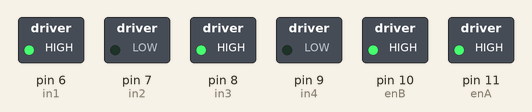
Simulated run of this sketch. Board: Arduino Uno, built with avr-gcc and run on an emulated ATmega328P. Parts: switched loads named in the sketch (green lamp = pin HIGH).

Above: at 0.1 s.
Timing chart, 0 to 1.6 s (numbered marks = the images above):
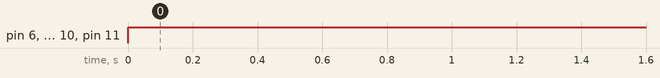

Measured:
- by itself, pin 6 (in1), pin 8 (in3), pin 10 (enB), pin 11 (enA): LOW → HIGH at 0.00 s

The sketch:

motordriver.ino
```cpp
const int enA = 11;
const int in1 = 6;
const int in2 = 7;
const int in3= 8;
const int in4 = 9;
const int enB = 10;

void setup() {
  pinMode(enA, OUTPUT);
  pinMode(enB, OUTPUT);
  pinMode(in1, OUTPUT);
  pinMode(in2, OUTPUT);
  pinMode(in3, OUTPUT);
  pinMode(in4, OUTPUT);
}

void loop() {
  digitalWrite(enA, HIGH);
  digitalWrite(enB, HIGH);
  digitalWrite(in1, HIGH);
  digitalWrite(in2, LOW);
  digitalWrite(in3, HIGH);
  digitalWrite(in4, LOW);
}
```
